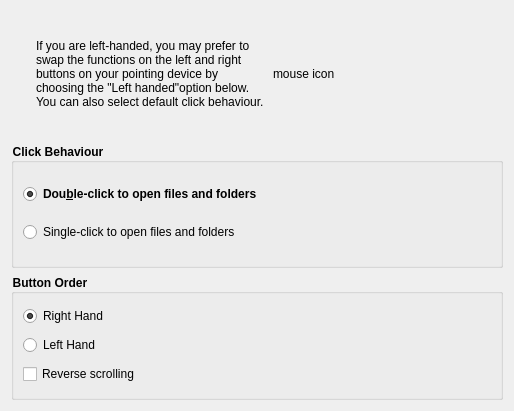
<?xml version="1.0" encoding="UTF-8"?>
<ui version="4.0">
 <class>mouseWidget</class>
 <widget class="QWidget" name="mouseWidget">
  <property name="geometry">
   <rect>
    <x>0</x>
    <y>0</y>
    <width>514</width>
    <height>411</height>
   </rect>
  </property>
  <property name="windowTitle">
   <string>Mouse</string>
  </property>
  <property name="styleSheet">
   <string notr="true"/>
  </property>
  <layout class="QGridLayout" name="gridLayout_3">
   <item row="0" column="0">
    <layout class="QVBoxLayout" name="verticalLayout">
     <item>
      <layout class="QHBoxLayout" name="horizontalLayout">
       <item>
        <spacer name="horizontalSpacer">
         <property name="orientation">
          <enum>Qt::Horizontal</enum>
         </property>
         <property name="sizeType">
          <enum>QSizePolicy::Fixed</enum>
         </property>
         <property name="sizeHint" stdset="0">
          <size>
           <width>25</width>
           <height>20</height>
          </size>
         </property>
        </spacer>
       </item>
       <item>
        <widget class="QLabel" name="labelMouseDesc">
         <property name="styleSheet">
          <string notr="true">color:black</string>
         </property>
         <property name="text">
          <string>&lt;p align=&quot;left&quot;&gt;If you are left-handed, you may prefer to swap the functions on the left and right buttons on your pointing device by choosing the &quot;Left handed&quot;option below. You can also select default click behaviour.&lt;/p&gt;</string>
         </property>
         <property name="wordWrap">
          <bool>true</bool>
         </property>
        </widget>
       </item>
       <item>
        <widget class="QLabel" name="pixMouseIcon">
         <property name="text">
          <string>mouse icon</string>
         </property>
        </widget>
       </item>
      </layout>
     </item>
     <item>
      <widget class="QGroupBox" name="groupBoxClickBehaviour">
       <property name="font">
        <font>
         <weight>75</weight>
         <bold>true</bold>
        </font>
       </property>
       <property name="autoFillBackground">
        <bool>false</bool>
       </property>
       <property name="styleSheet">
        <string notr="true">color:black</string>
       </property>
       <property name="title">
        <string>Click Behaviour</string>
       </property>
       <property name="flat">
        <bool>false</bool>
       </property>
       <property name="checkable">
        <bool>false</bool>
       </property>
       <layout class="QGridLayout" name="gridLayout">
        <item row="1" column="0">
         <widget class="QRadioButton" name="singleClick">
          <property name="enabled">
           <bool>true</bool>
          </property>
          <property name="mouseTracking">
           <bool>true</bool>
          </property>
          <property name="text">
           <string>Single-click to open files and folders</string>
          </property>
          <property name="checked">
           <bool>false</bool>
          </property>
         </widget>
        </item>
        <item row="0" column="0">
         <widget class="QRadioButton" name="DoubleClick">
          <property name="font">
           <font>
            <weight>75</weight>
            <italic>false</italic>
            <bold>true</bold>
            <underline>false</underline>
            <strikeout>false</strikeout>
            <kerning>true</kerning>
           </font>
          </property>
          <property name="text">
           <string>Dou&amp;ble-click to open files and folders</string>
          </property>
          <property name="checked">
           <bool>true</bool>
          </property>
         </widget>
        </item>
       </layout>
      </widget>
     </item>
     <item>
      <widget class="QGroupBox" name="groupBoxButtonOrder">
       <property name="font">
        <font>
         <weight>75</weight>
         <bold>true</bold>
        </font>
       </property>
       <property name="styleSheet">
        <string notr="true">color:black</string>
       </property>
       <property name="title">
        <string>Button Order</string>
       </property>
       <layout class="QGridLayout" name="gridLayout_2">
        <item row="0" column="0">
         <widget class="QRadioButton" name="radioButtonRightHand">
          <property name="text">
           <string>Right Hand</string>
          </property>
          <property name="checked">
           <bool>true</bool>
          </property>
         </widget>
        </item>
        <item row="1" column="0">
         <widget class="QRadioButton" name="radioButtonLeftHand">
          <property name="text">
           <string>Left Hand</string>
          </property>
         </widget>
        </item>
        <item row="2" column="0">
         <widget class="QCheckBox" name="checkReverse">
          <property name="styleSheet">
           <string notr="true">color:black</string>
          </property>
          <property name="text">
           <string>Reverse scrolling</string>
          </property>
         </widget>
        </item>
       </layout>
      </widget>
     </item>
    </layout>
   </item>
  </layout>
 </widget>
 <resources/>
 <connections/>
</ui>
